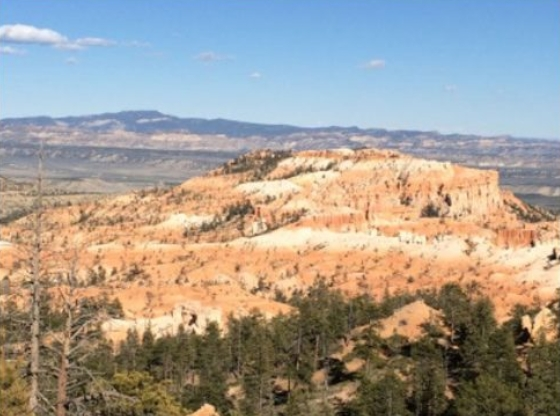
#> input picture example_img/first/canyon.jpg, 560 x 416 px
$ python -i cv_util.py   (imports and definitions only)
#> lines starting #> are read from the running program, lines starting #| are printed output that depends on the picture
#> further down, picture is the input picture: shape (416, 560, 3); mean B, G, R 146.1, 155.1, 161.7
import cv2
import numpy as np
from backend.security import create_random_name
import os

# COMMENT THIS SECTION IF ON LOCAL MAHINE

# check if ada path (makin close to solution) ( ga perlu tapi isi aja)
os.environ['LD_LIBRARY_PATH']="/home/ravindrawiguna/.local/lib/"

# mamamia please work
# [1 line not run here, left out]

# do something drastic ( closer to solution)
# print("DRASTICC v after ctypes")
# from numba.np.ufunc import tbbpool as tryingsohard

from numba import config
# [6 lines of commented-out code are left out]
config.THREADING_LAYER = 'safe'
# config.THREADING_LAYER = 'forksafe'

# print('YO PLEASE BE SAFE')
# print("Threading layer chosen:", threading_layer())

#=========================================================================#

import largestinteriorrectangle as lir
import os

# [73 lines left out: functions resizeWidth, resizeHeight, matchHeight, matchWidth, crop_black_pixels, saveImage, not called in this run]

def robustImgCrop(img):
    # using LIR sir, concept is, black background easily differentiated with simple thresholding
    # print('ye callin me')
    # make it gray for thresholdin
    gray = cv2.cvtColor(img, cv2.COLOR_BGR2GRAY)
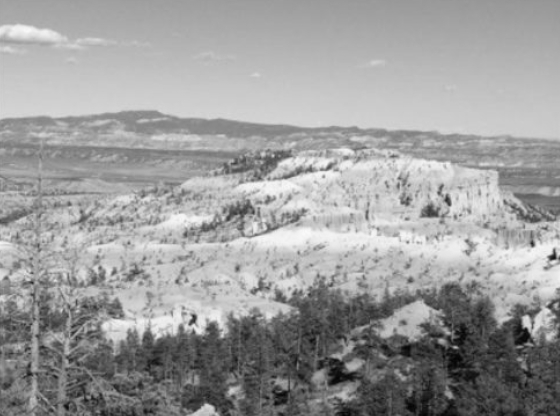
#> gray: shape (416, 560); min 3, max 250, mean 156.1
    # print('ye got grayed')
    # treshold it
    ret, threshold = cv2.threshold(gray, 0, 255, cv2.THRESH_BINARY)
#> threshold: shape (416, 560); every value is 255
    # print('mama lese threshold')
    # now get the contour from the thresholded img, this contour will be fed to LIR to find LIR
    contours, hieararchy = cv2.findContours(threshold, cv2.RETR_EXTERNAL, cv2.CHAIN_APPROX_SIMPLE)
#> contours = [[[0, 0], [0, 415], [559, 415], [559, 0]]]; hieararchy = [[-1, -1, -1, -1]]
    # print('ok dapet kontour')
    # get the maximum contour (incase fond > 1, so just pick the largest)
    max_cntr = max(contours, key=lambda x:cv2.contourArea(x))
#> max_cntr = [[0, 0], [0, 415], [559, 415], [559, 0]]

    # print('NYARI mAX DONE')
    # convert contour shape into polygon point shape that valid by LIR (1, point, 2) so every point has 2 element x,y
    # and there are point total of point, and that list is enclosed in a list (1,...)
    # old shape is point,1,2
    max_cntr = max_cntr.reshape(1, max_cntr.shape[0], 2)

    # print('YO WASUP CONTOR DEON')

    # find Largest Interior Rectangle
    try:
#> (the run stopped early here; a loop or call above may not have finished)

$ run again, on example_img/first/citysea.jpg
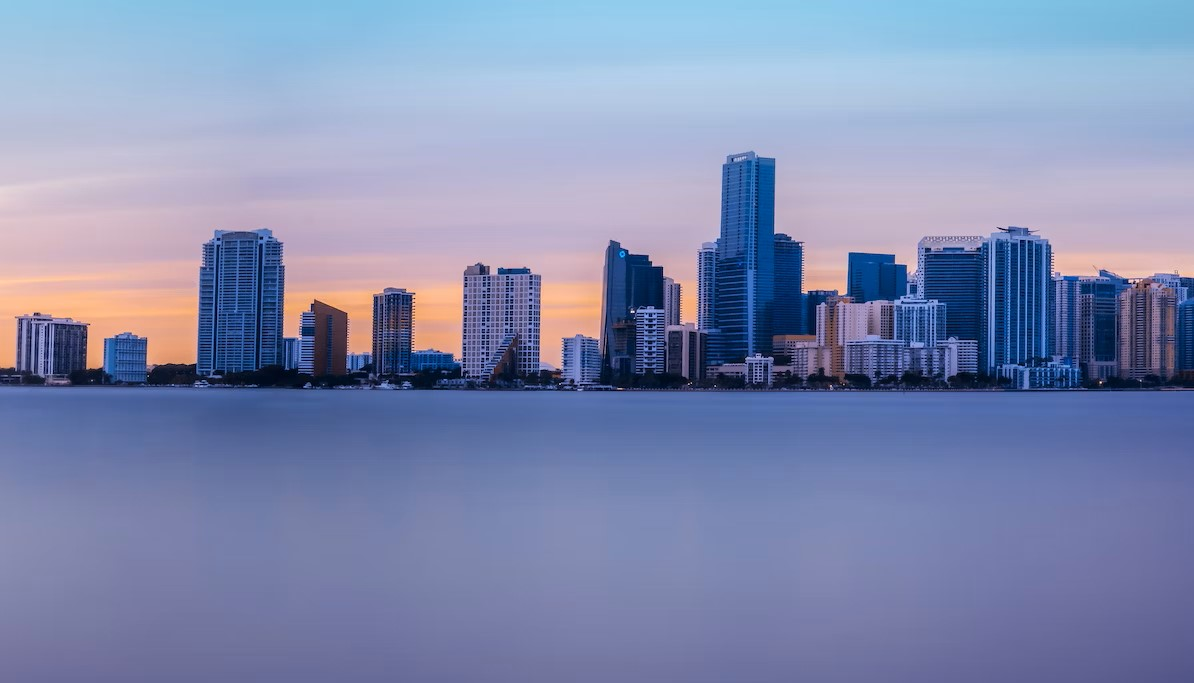
#> input picture example_img/first/citysea.jpg, 1194 x 683 px
#> picture is the input picture: shape (683, 1194, 3); mean B, G, R 175.9, 139.1, 128.6
#> in robustImgCrop, `gray = cv2.cvtColor(img, cv2.COLOR_BGR2GRAY)`:
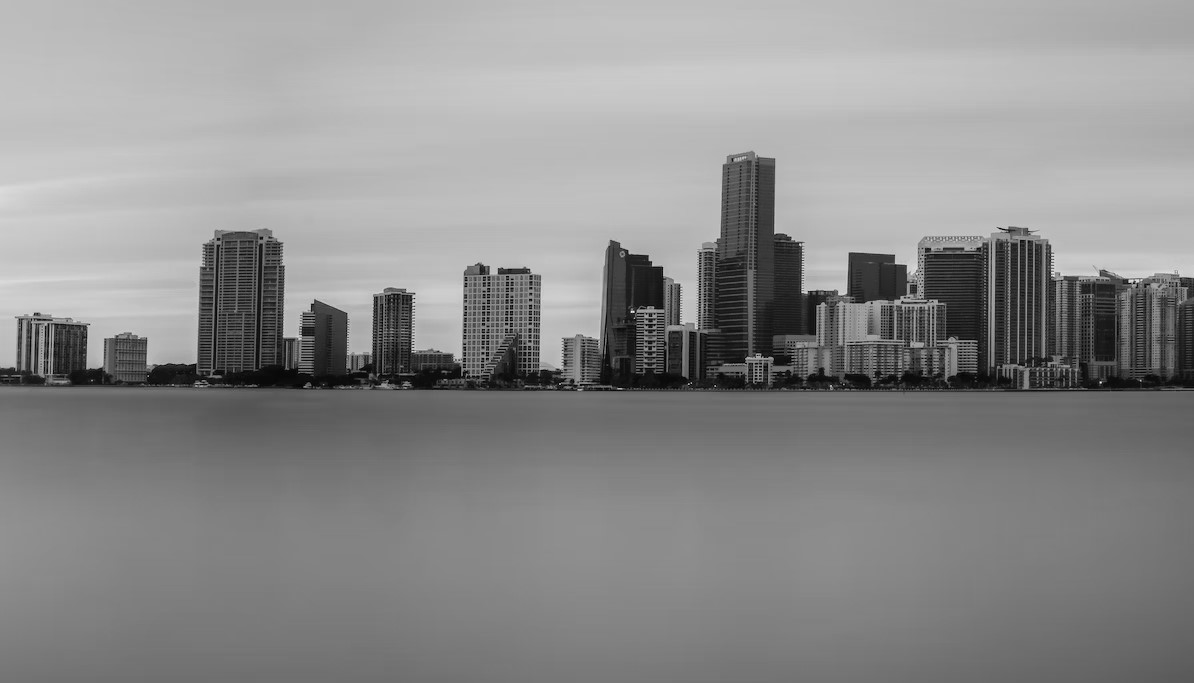
#> gray: shape (683, 1194); min 2, max 244, mean 140.2
#> threshold: shape (683, 1194); every value is 255
#> contours = [[[0, 0], [0, 682], [1193, 682], [1193, 0]]]; hieararchy = [[-1, -1, -1, -1]]
#> max_cntr = [[0, 0], [0, 682], [1193, 682], [1193, 0]]

$ run again, on example_img/first/pyramid.jpg
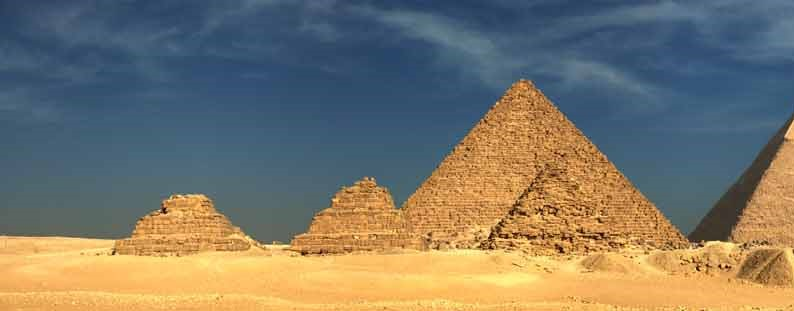
#> input picture example_img/first/pyramid.jpg, 794 x 311 px
#> picture is the input picture: shape (311, 794, 3); mean B, G, R 105.1, 119.5, 124.8
#> in robustImgCrop, `gray = cv2.cvtColor(img, cv2.COLOR_BGR2GRAY)`:
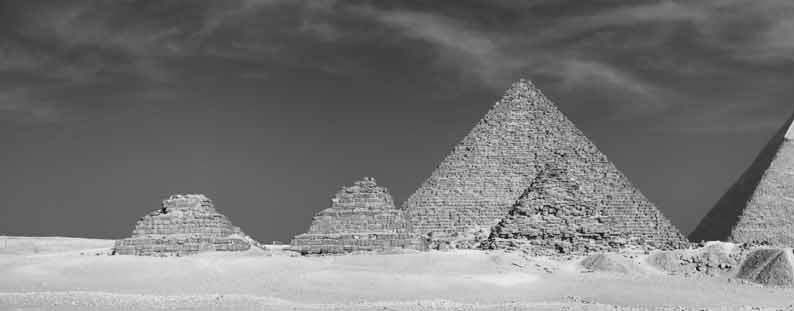
#> gray: shape (311, 794); min 10, max 242, mean 119.4
#> threshold: shape (311, 794); every value is 255
#> contours = [[[0, 0], [0, 310], [793, 310], [793, 0]]]; hieararchy = [[-1, -1, -1, -1]]
#> max_cntr = [[0, 0], [0, 310], [793, 310], [793, 0]]
